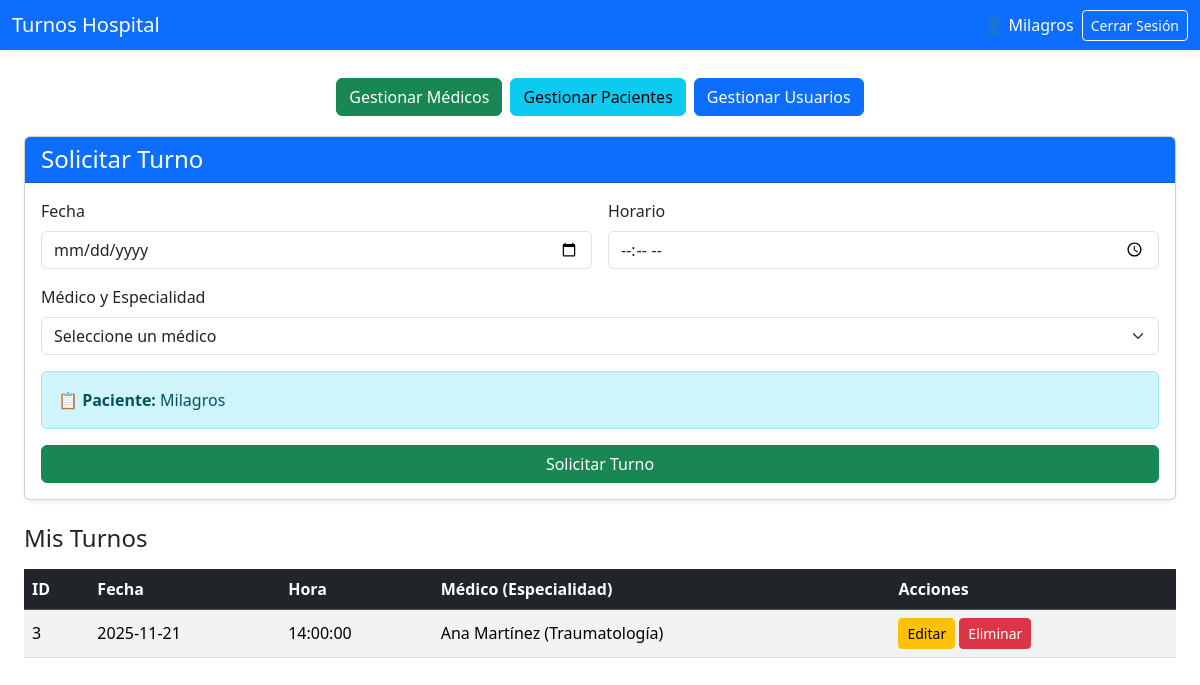
The app's page / (signed in) with its own data.
### tables this page shows
CREATE TABLE pacientes (
                    id_paciente INTEGER PRIMARY KEY AUTOINCREMENT,
                    nombre VARCHAR(50) NOT NULL,
                    apellido VARCHAR(50) NOT NULL,
                    dni VARCHAR(20) UNIQUE NOT NULL,
                    fecha_nacimiento DATE NOT NULL,
                    genero VARCHAR(20),
                    telefono VARCHAR(20),
                    domicilio VARCHAR(100)
                );

CREATE TABLE turnos (
                    id_turno INTEGER PRIMARY KEY AUTOINCREMENT,
                    fecha DATE NOT NULL,
                    horario TIME NOT NULL,
                    id_paciente INTEGER NOT NULL,
                    id_medico INTEGER NOT NULL,
                    FOREIGN KEY (id_paciente) REFERENCES pacientes(id_paciente),
                    FOREIGN KEY (id_medico) REFERENCES medicos(id_medico)
                );

CREATE TABLE medicos (
                    id_medico INTEGER PRIMARY KEY AUTOINCREMENT,
                    nombre VARCHAR(50) NOT NULL,
                    apellido VARCHAR(50) NOT NULL,
                    especialidad VARCHAR(50) NOT NULL,
                    telefono VARCHAR(20)
                );

### app.py (the view)
@app.route('/')
@login_required
def index():
    db = GestionTurnosHospital()
    if session.get('id_paciente'):
        turnos = db.consultar_turnos_paciente(session['id_paciente'])
        print(f"DEBUG - Usuario paciente: {session['nombre_usuario']}, ID: {session['id_paciente']}")
        print(f"DEBUG - Turnos del paciente: {len(turnos)}")
    else:
        turnos = db.consultar_todos_turnos()
        print(f"DEBUG - Usuario admin: {session['nombre_usuario']}")
        print(f"DEBUG - Total de turnos: {len(turnos)}")
    entidades = db.obtener_entidades_para_form()
    print(f"DEBUG - Entidades obtenidas:")
    print(f"  - Pacientes: {len(entidades['pacientes'])}")
    print(f"  - Médicos: {len(entidades['medicos'])}")
    if entidades['medicos']:
        print(f"DEBUG - Primer médico: {entidades['medicos'][0]}")
    db.cerrar()
    return render_template('index.html', turnos=turnos, **entidades)

### app.py (called while the page is built)
def login_required(f):
    @wraps(f)
    def decorated_function(*args, **kwargs):
        if 'dni_usuario' not in session:
            flash('Por favor, inicie sesión para acceder', 'warning')
            return redirect(url_for('login'))
        return f(*args, **kwargs)
    return decorated_function

### db_hospital.py (called while the page is built)
    def conectar(self):
        try:
            self.conexion = sqlite3.connect(self.nombre_db)
            self.conexion.row_factory = sqlite3.Row
            self.cursor = self.conexion.cursor()
            return True
        except sqlite3.Error as e:
            print(f"✗ Error al conectar: {e}")
            return False

    def consultar_turnos_paciente(self, id_paciente):
        try:
            self.cursor.execute('''
                SELECT
                    t.id_turno, t.fecha, t.horario,
                    p.nombre || ' ' || p.apellido AS paciente, p.id_paciente,
                    m.nombre || ' ' || m.apellido AS medico, m.id_medico, m.especialidad
                FROM turnos t
                JOIN pacientes p ON t.id_paciente = p.id_paciente
                JOIN medicos m ON t.id_medico = m.id_medico
                WHERE t.id_paciente = ?
                ORDER BY t.fecha, t.horario
            ''', (id_paciente,))
            return [dict(row) for row in self.cursor.fetchall()]
        except sqlite3.Error as e:
            print(f"✗ Error al consultar turnos del paciente: {e}")
            return []

    def obtener_entidades_para_form(self):
        try:
            self.cursor.execute('SELECT id_paciente, nombre, apellido, nombre || " " || apellido AS nombre_completo FROM pacientes ORDER BY apellido')
            pacientes = [dict(row) for row in self.cursor.fetchall()]
            self.cursor.execute('SELECT id_medico, nombre, apellido, especialidad, nombre || " " || apellido AS nombre_completo FROM medicos ORDER BY apellido')
            medicos = [dict(row) for row in self.cursor.fetchall()]
            print(f"DEBUG - Pacientes encontrados: {len(pacientes)}")
            print(f"DEBUG - Médicos encontrados: {len(medicos)}")
            return {
                'pacientes': pacientes,
                'medicos': medicos
            }
        except sqlite3.Error as e:
            print(f"✗ Error al obtener entidades: {e}")
            return {'pacientes': [], 'medicos': []}

    def cerrar(self):
        if self.conexion:
            self.conexion.close()

### templates/index.html (shortened to what this page needs)
<!DOCTYPE html>
<html lang="es">
<head>
    <link href="https://cdn.jsdelivr.net/npm/bootstrap@5.3.3/dist/css/bootstrap.min.css" rel="stylesheet">
</head>
<body>
    <nav class="navbar navbar-dark bg-primary shadow-sm mb-4">
        <div class="container-fluid">
            <span class="navbar-brand mb-0 h1">Turnos Hospital</span>
            <div class="d-flex align-items-center">
                <span class="text-white me-2 d-none d-md-inline">
                    👤 {{ session.nombre_usuario }}
                </span>
                <a href="{{ url_for('logout') }}" class="btn btn-outline-light btn-sm">
                    <span class="d-none d-md-inline">Cerrar Sesión</span>
                </a>
            </div>
        </div>
    </nav>
    <div class="container-fluid px-3 px-md-4">
        <div class="d-flex justify-content-center mb-3 btn-group-mobile flex-wrap">
            <a href="{{ url_for('medicos_index') }}" class="btn btn-success m-1">
                <span class="d-none d-md-inline">Gestionar</span> Médicos
            </a>
            <a href="{{ url_for('pacientes_index') }}" class="btn btn-info m-1">
                <span class="d-none d-md-inline">Gestionar</span> Pacientes
            </a>
            <a href="{{ url_for('usuarios_index') }}" class="btn btn-primary m-1">
                <span class="d-none d-md-inline">Gestionar</span> Usuarios
            </a>
        </div>
        <div class="card shadow-sm mb-4">
            <div class="card-header bg-primary text-white">
                <h4 class="mb-0"> Solicitar Turno</h4>
            </div>
            <div class="card-body">
                <form action="{{ url_for('agregar_turno') }}" method="POST" class="row g-3">
                    <div class="col-12 col-md-{% if session.id_paciente %}6{% else %}4{% endif %}">
                        <label for="fecha" class="form-label">Fecha</label>
                        <input type="date" class="form-control" id="fecha" name="fecha" required>
                    </div>
                    <div class="col-12 col-md-{% if session.id_paciente %}6{% else %}4{% endif %}">
                        <label for="horario" class="form-label">Horario</label>
                        <input type="time" class="form-control" id="horario" name="horario" required>
                    </div>
                    <div class="col-12">
                        <label for="id_medico" class="form-label">Médico y Especialidad</label>
                        <select class="form-select" id="id_medico" name="id_medico" required>
                            <option value="" disabled selected>Seleccione un médico</option>
                        </select>
                    </div>
                    {% if session.id_paciente %}
                    <div class="col-12">
                        <div class="alert alert-info mb-0">
                            <strong>📋 Paciente:</strong> {{ session.nombre_usuario }}
                        </div>
                    </div>
                    {% endif %}
                    <div class="col-12 mt-3">
                        <button type="submit" class="btn btn-success w-100">
                             Solicitar Turno
                        </button>
                    </div>
                </form>
            </div>
        </div>
        <h2 class="h4 mb-3"> {% if session.id_paciente %}Mis Turnos{% else %}Turnos Programados{% endif %}</h2>
        <div class="table-responsive d-none d-md-block">
            <table class="table table-striped table-hover align-middle">
                <thead class="table-dark">
                    <tr>
                        <th>ID</th>
                        <th>Fecha</th>
                        <th>Hora</th>
                        <th>Médico (Especialidad)</th>
                        <th>Acciones</th>
                    </tr>
                </thead>
                <tbody>
                    {% for turno in turnos %}
                    <tr>
                        <td>{{ turno.id_turno }}</td>
                        <td>{{ turno.fecha }}</td>
                        <td>{{ turno.horario }}</td>
                        <td>{{ turno.medico }} ({{ turno.especialidad }})</td>
                        <td>
                            <button type="button" class="btn btn-sm btn-warning" data-bs-toggle="modal"
                                data-bs-target="#editModal{{ turno.id_turno }}">
                                Editar
                            </button>
                            <form action="{{ url_for('eliminar_turno', id_turno=turno.id_turno) }}" method="POST" class="d-inline">
                                <button type="submit" class="btn btn-sm btn-danger" onclick="return confirm('¿Está seguro de eliminar este turno?')">
                                    Eliminar
                                </button>
                            </form>
                        </td>
                    </tr>
                    {% endfor %}
                </tbody>
            </table>
        </div>
    </div>
</body>
</html>

### records on screen
pacientes: nombre_usuario "Milagros"
turnos: id_turno "3", fecha "2025-11-21", horario "14:00:00", medico "Ana Martínez", especialidad "Traumatología"
